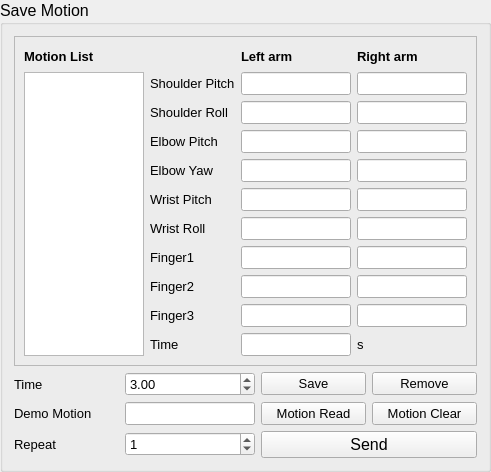
        <widget class="QGroupBox" name="motion_sace_group">
         <property name="minimumSize">
          <size>
           <width>0</width>
           <height>300</height>
          </size>
         </property>
         <property name="maximumSize">
          <size>
           <width>16777215</width>
           <height>500</height>
          </size>
         </property>
         <property name="font">
          <font>
           <pointsize>12</pointsize>
          </font>
         </property>
         <property name="title">
          <string>Save Motion</string>
         </property>
         <layout class="QGridLayout" name="gridLayout_31">
          <item row="2" column="0">
           <widget class="QLabel" name="motion_time_txt">
            <property name="font">
             <font>
              <pointsize>10</pointsize>
             </font>
            </property>
            <property name="text">
             <string>Time</string>
            </property>
           </widget>
          </item>
          <item row="2" column="1">
           <widget class="QDoubleSpinBox" name="motion_time">
            <property name="font">
             <font>
              <pointsize>10</pointsize>
             </font>
            </property>
            <property name="minimum">
             <double>1.000000000000000</double>
            </property>
            <property name="value">
             <double>3.000000000000000</double>
            </property>
           </widget>
          </item>
          <item row="0" column="0" colspan="4">
           <widget class="QFrame" name="saved_motion_frame">
            <property name="frameShape">
             <enum>QFrame::StyledPanel</enum>
            </property>
            <property name="frameShadow">
             <enum>QFrame::Raised</enum>
            </property>
            <layout class="QGridLayout" name="gridLayout_32">
             <item row="8" column="3">
              <widget class="QLineEdit" name="motion_finger2_right">
               <property name="minimumSize">
                <size>
                 <width>110</width>
                 <height>0</height>
                </size>
               </property>
               <property name="maximumSize">
                <size>
                 <width>110</width>
                 <height>16777215</height>
                </size>
               </property>
               <property name="font">
                <font>
                 <pointsize>10</pointsize>
                </font>
               </property>
               <property name="readOnly">
                <bool>true</bool>
               </property>
              </widget>
             </item>
             <item row="4" column="2">
              <widget class="QLineEdit" name="motion_elbow_yaw_left">
               <property name="minimumSize">
                <size>
                 <width>110</width>
                 <height>0</height>
                </size>
               </property>
               <property name="maximumSize">
                <size>
                 <width>110</width>
                 <height>16777215</height>
                </size>
               </property>
               <property name="font">
                <font>
                 <pointsize>10</pointsize>
                </font>
               </property>
               <property name="readOnly">
                <bool>true</bool>
               </property>
              </widget>
             </item>
             <item row="7" column="1">
              <widget class="QLabel" name="motion_finger1_txt">
               <property name="font">
                <font>
                 <pointsize>10</pointsize>
                </font>
               </property>
               <property name="text">
                <string>Finger1</string>
               </property>
              </widget>
             </item>
             <item row="3" column="1">
              <widget class="QLabel" name="motion_elbow_pitch_txt">
               <property name="font">
                <font>
                 <pointsize>10</pointsize>
                </font>
               </property>
               <property name="text">
                <string>Elbow Pitch</string>
               </property>
              </widget>
             </item>
             <item row="6" column="1">
              <widget class="QLabel" name="motion_wrist_roll_txt">
               <property name="font">
                <font>
                 <pointsize>10</pointsize>
                </font>
               </property>
               <property name="text">
                <string>Wrist Roll</string>
               </property>
              </widget>
             </item>
             <item row="8" column="1">
              <widget class="QLabel" name="motion_finger2_txt">
               <property name="font">
                <font>
                 <pointsize>10</pointsize>
                </font>
               </property>
               <property name="text">
                <string>Finger2</string>
               </property>
              </widget>
             </item>
             <item row="1" column="0" rowspan="10">
              <widget class="QListWidget" name="motion_list">
               <property name="minimumSize">
                <size>
                 <width>120</width>
                 <height>0</height>
                </size>
               </property>
               <property name="maximumSize">
                <size>
                 <width>120</width>
                 <height>16777215</height>
                </size>
               </property>
              </widget>
             </item>
             <item row="1" column="3">
              <widget class="QLineEdit" name="motion_shoulder_pitch_right">
               <property name="minimumSize">
                <size>
                 <width>110</width>
                 <height>0</height>
                </size>
               </property>
               <property name="maximumSize">
                <size>
                 <width>110</width>
                 <height>16777215</height>
                </size>
               </property>
               <property name="font">
                <font>
                 <pointsize>10</pointsize>
                </font>
               </property>
               <property name="readOnly">
                <bool>true</bool>
               </property>
              </widget>
             </item>
             <item row="4" column="3">
              <widget class="QLineEdit" name="motion_elbow_yaw_right">
               <property name="minimumSize">
                <size>
                 <width>110</width>
                 <height>0</height>
                </size>
               </property>
               <property name="maximumSize">
                <size>
                 <width>110</width>
                 <height>16777215</height>
                </size>
               </property>
               <property name="font">
                <font>
                 <pointsize>10</pointsize>
                </font>
               </property>
               <property name="readOnly">
                <bool>true</bool>
               </property>
              </widget>
             </item>
             <item row="10" column="1">
              <widget class="QLabel" name="motion_saved_time_txt">
               <property name="font">
                <font>
                 <pointsize>10</pointsize>
                </font>
               </property>
               <property name="text">
                <string>Time</string>
               </property>
              </widget>
             </item>
             <item row="9" column="1">
              <widget class="QLabel" name="motion_finger3_txt">
               <property name="font">
                <font>
                 <pointsize>10</pointsize>
                </font>
               </property>
               <property name="text">
                <string>Finger3</string>
               </property>
              </widget>
             </item>
             <item row="5" column="2">
              <widget class="QLineEdit" name="motion_wrist_pitch_left">
               <property name="minimumSize">
                <size>
                 <width>110</width>
                 <height>0</height>
                </size>
               </property>
               <property name="maximumSize">
                <size>
                 <width>110</width>
                 <height>16777215</height>
                </size>
               </property>
               <property name="font">
                <font>
                 <pointsize>10</pointsize>
                </font>
               </property>
               <property name="readOnly">
                <bool>true</bool>
               </property>
              </widget>
             </item>
             <item row="2" column="2">
              <widget class="QLineEdit" name="motion_shoulder_roll_left">
               <property name="minimumSize">
                <size>
                 <width>110</width>
                 <height>0</height>
                </size>
               </property>
               <property name="maximumSize">
                <size>
                 <width>110</width>
                 <height>16777215</height>
                </size>
               </property>
               <property name="font">
                <font>
                 <pointsize>10</pointsize>
                </font>
               </property>
               <property name="readOnly">
                <bool>true</bool>
               </property>
              </widget>
             </item>
             <item row="6" column="2">
              <widget class="QLineEdit" name="motion_wrist_roll_left">
               <property name="minimumSize">
                <size>
                 <width>110</width>
                 <height>0</height>
                </size>
               </property>
               <property name="maximumSize">
                <size>
                 <width>110</width>
                 <height>16777215</height>
                </size>
               </property>
               <property name="font">
                <font>
                 <pointsize>10</pointsize>
                </font>
               </property>
               <property name="readOnly">
                <bool>true</bool>
               </property>
              </widget>
             </item>
             <item row="5" column="3">
              <widget class="QLineEdit" name="motion_wrist_pitch_right">
               <property name="minimumSize">
                <size>
                 <width>110</width>
                 <height>0</height>
                </size>
               </property>
               <property name="maximumSize">
                <size>
                 <width>110</width>
                 <height>16777215</height>
                </size>
               </property>
               <property name="font">
                <font>
                 <pointsize>10</pointsize>
                </font>
               </property>
               <property name="readOnly">
                <bool>true</bool>
               </property>
              </widget>
             </item>
             <item row="7" column="3">
              <widget class="QLineEdit" name="motion_finger1_right">
               <property name="minimumSize">
                <size>
                 <width>110</width>
                 <height>0</height>
                </size>
               </property>
               <property name="maximumSize">
                <size>
                 <width>110</width>
                 <height>16777215</height>
                </size>
               </property>
               <property name="font">
                <font>
                 <pointsize>10</pointsize>
                </font>
               </property>
               <property name="readOnly">
                <bool>true</bool>
               </property>
              </widget>
             </item>
             <item row="6" column="3">
              <widget class="QLineEdit" name="motion_wrist_roll_right">
               <property name="minimumSize">
                <size>
                 <width>110</width>
                 <height>0</height>
                </size>
               </property>
               <property name="maximumSize">
                <size>
                 <width>110</width>
                 <height>16777215</height>
                </size>
               </property>
               <property name="font">
                <font>
                 <pointsize>10</pointsize>
                </font>
               </property>
               <property name="readOnly">
                <bool>true</bool>
               </property>
              </widget>
             </item>
             <item row="1" column="2">
              <widget class="QLineEdit" name="motion_shoulder_pitch_left">
               <property name="minimumSize">
                <size>
                 <width>110</width>
                 <height>0</height>
                </size>
               </property>
               <property name="maximumSize">
                <size>
                 <width>110</width>
                 <height>16777215</height>
                </size>
               </property>
               <property name="font">
                <font>
                 <pointsize>10</pointsize>
                </font>
               </property>
               <property name="readOnly">
                <bool>true</bool>
               </property>
              </widget>
             </item>
             <item row="10" column="3">
              <widget class="QLabel" name="s_txt">
               <property name="font">
                <font>
                 <pointsize>10</pointsize>
                </font>
               </property>
               <property name="text">
                <string>s</string>
               </property>
              </widget>
             </item>
             <item row="7" column="2">
              <widget class="QLineEdit" name="motion_finger1_left">
               <property name="minimumSize">
                <size>
                 <width>110</width>
                 <height>0</height>
                </size>
               </property>
               <property name="maximumSize">
                <size>
                 <width>110</width>
                 <height>16777215</height>
                </size>
               </property>
               <property name="font">
                <font>
                 <pointsize>10</pointsize>
                </font>
               </property>
               <property name="readOnly">
                <bool>true</bool>
               </property>
              </widget>
             </item>
             <item row="8" column="2">
              <widget class="QLineEdit" name="motion_finger2_left">
               <property name="minimumSize">
                <size>
                 <width>110</width>
                 <height>0</height>
                </size>
               </property>
               <property name="maximumSize">
                <size>
                 <width>110</width>
                 <height>16777215</height>
                </size>
               </property>
               <property name="font">
                <font>
                 <pointsize>10</pointsize>
                </font>
               </property>
               <property name="readOnly">
                <bool>true</bool>
               </property>
              </widget>
             </item>
             <item row="9" column="2">
              <widget class="QLineEdit" name="motion_finger3_left">
               <property name="minimumSize">
                <size>
                 <width>110</width>
                 <height>0</height>
                </size>
               </property>
               <property name="maximumSize">
                <size>
                 <width>110</width>
                 <height>16777215</height>
                </size>
               </property>
               <property name="font">
                <font>
                 <pointsize>10</pointsize>
                </font>
               </property>
               <property name="readOnly">
                <bool>true</bool>
               </property>
              </widget>
             </item>
             <item row="3" column="3">
              <widget class="QLineEdit" name="motion_elbow_pitch_right">
               <property name="minimumSize">
                <size>
                 <width>110</width>
                 <height>0</height>
                </size>
               </property>
               <property name="maximumSize">
                <size>
                 <width>110</width>
                 <height>16777215</height>
                </size>
               </property>
               <property name="font">
                <font>
                 <pointsize>10</pointsize>
                </font>
               </property>
               <property name="readOnly">
                <bool>true</bool>
               </property>
              </widget>
             </item>
             <item row="9" column="3">
              <widget class="QLineEdit" name="motion_finger3_right">
               <property name="minimumSize">
                <size>
                 <width>110</width>
                 <height>0</height>
                </size>
               </property>
               <property name="maximumSize">
                <size>
                 <width>110</width>
                 <height>16777215</height>
                </size>
               </property>
               <property name="font">
                <font>
                 <pointsize>10</pointsize>
                </font>
               </property>
               <property name="readOnly">
                <bool>true</bool>
               </property>
              </widget>
             </item>
             <item row="3" column="2">
              <widget class="QLineEdit" name="motion_elbow_pitch_left">
               <property name="minimumSize">
                <size>
                 <width>110</width>
                 <height>0</height>
                </size>
               </property>
               <property name="maximumSize">
                <size>
                 <width>110</width>
                 <height>16777215</height>
                </size>
               </property>
               <property name="font">
                <font>
                 <pointsize>10</pointsize>
                </font>
               </property>
               <property name="readOnly">
                <bool>true</bool>
               </property>
              </widget>
             </item>
             <item row="2" column="1">
              <widget class="QLabel" name="motion_shoulder_roll_txt">
               <property name="font">
                <font>
                 <pointsize>10</pointsize>
                </font>
               </property>
               <property name="text">
                <string>Shoulder Roll</string>
               </property>
              </widget>
             </item>
             <item row="4" column="1">
              <widget class="QLabel" name="motion_elbow_taw_txt">
               <property name="font">
                <font>
                 <pointsize>10</pointsize>
                </font>
               </property>
               <property name="text">
                <string>Elbow Yaw</string>
               </property>
              </widget>
             </item>
             <item row="5" column="1">
              <widget class="QLabel" name="motion_wrist_pitch_txt">
               <property name="font">
                <font>
                 <pointsize>10</pointsize>
                </font>
               </property>
               <property name="text">
                <string>Wrist Pitch</string>
               </property>
              </widget>
             </item>
             <item row="2" column="3">
              <widget class="QLineEdit" name="motion_shoulder_roll_right">
               <property name="minimumSize">
                <size>
                 <width>110</width>
                 <height>0</height>
                </size>
               </property>
               <property name="maximumSize">
                <size>
                 <width>110</width>
                 <height>16777215</height>
                </size>
               </property>
               <property name="font">
                <font>
                 <pointsize>10</pointsize>
                </font>
               </property>
               <property name="readOnly">
                <bool>true</bool>
               </property>
              </widget>
             </item>
             <item row="0" column="2">
              <widget class="QLabel" name="motion_left_arm_txt">
               <property name="font">
                <font>
                 <pointsize>10</pointsize>
                 <weight>75</weight>
                 <bold>true</bold>
                </font>
               </property>
               <property name="text">
                <string>Left arm</string>
               </property>
              </widget>
             </item>
             <item row="0" column="3">
              <widget class="QLabel" name="motion_right_arm_txt">
               <property name="font">
                <font>
                 <pointsize>10</pointsize>
                 <weight>75</weight>
                 <bold>true</bold>
                </font>
               </property>
               <property name="text">
                <string>Right arm</string>
               </property>
              </widget>
             </item>
             <item row="10" column="2">
              <widget class="QLineEdit" name="motion_saved_time">
               <property name="minimumSize">
                <size>
                 <width>110</width>
                 <height>0</height>
                </size>
               </property>
               <property name="maximumSize">
                <size>
                 <width>110</width>
                 <height>16777215</height>
                </size>
               </property>
               <property name="font">
                <font>
                 <pointsize>10</pointsize>
                </font>
               </property>
               <property name="readOnly">
                <bool>true</bool>
               </property>
              </widget>
             </item>
             <item row="1" column="1">
              <widget class="QLabel" name="motion_shoulder_pitch_txt">
               <property name="font">
                <font>
                 <pointsize>10</pointsize>
                </font>
               </property>
               <property name="text">
                <string>Shoulder Pitch</string>
               </property>
              </widget>
             </item>
             <item row="0" column="0">
              <widget class="QLabel" name="motion_list_txt">
               <property name="font">
                <font>
                 <pointsize>10</pointsize>
                 <weight>75</weight>
                 <bold>true</bold>
                </font>
               </property>
               <property name="text">
                <string>Motion List</string>
               </property>
              </widget>
             </item>
             <item row="0" column="1">
              <spacer name="horizontalSpacer">
               <property name="orientation">
                <enum>Qt::Horizontal</enum>
               </property>
               <property name="sizeHint" stdset="0">
                <size>
                 <width>40</width>
                 <height>20</height>
                </size>
               </property>
              </spacer>
             </item>
            </layout>
           </widget>
          </item>
          <item row="2" column="2">
           <widget class="QPushButton" name="motion_save">
            <property name="font">
             <font>
              <pointsize>10</pointsize>
             </font>
            </property>
            <property name="text">
             <string>Save</string>
            </property>
           </widget>
          </item>
          <item row="2" column="3">
           <widget class="QPushButton" name="motion_remove">
            <property name="font">
             <font>
              <pointsize>10</pointsize>
             </font>
            </property>
            <property name="text">
             <string>Remove</string>
            </property>
           </widget>
          </item>
          <item row="4" column="0">
           <widget class="QLabel" name="motion_repeat_txt">
            <property name="font">
             <font>
              <pointsize>10</pointsize>
             </font>
            </property>
            <property name="text">
             <string>Repeat</string>
            </property>
           </widget>
          </item>
          <item row="4" column="1">
           <widget class="QSpinBox" name="motion_repeat">
            <property name="font">
             <font>
              <pointsize>10</pointsize>
             </font>
            </property>
            <property name="value">
             <number>1</number>
            </property>
           </widget>
          </item>
          <item row="4" column="2" colspan="2">
           <widget class="QPushButton" name="motion_send">
            <property name="font">
             <font>
              <pointsize>12</pointsize>
             </font>
            </property>
            <property name="text">
             <string>Send</string>
            </property>
           </widget>
          </item>
          <item row="3" column="0">
           <widget class="QLabel" name="demo_motion_txt">
            <property name="font">
             <font>
              <pointsize>10</pointsize>
             </font>
            </property>
            <property name="text">
             <string>Demo Motion</string>
            </property>
           </widget>
          </item>
          <item row="3" column="1">
           <widget class="QLineEdit" name="motion_file_name">
            <property name="maximumSize">
             <size>
              <width>130</width>
              <height>24</height>
             </size>
            </property>
            <property name="font">
             <font>
              <pointsize>9</pointsize>
             </font>
            </property>
           </widget>
          </item>
          <item row="3" column="2">
           <widget class="QPushButton" name="motion_read">
            <property name="font">
             <font>
              <pointsize>10</pointsize>
             </font>
            </property>
            <property name="text">
             <string>Motion Read</string>
            </property>
           </widget>
          </item>
          <item row="3" column="3">
           <widget class="QPushButton" name="saved_motion_clear">
            <property name="font">
             <font>
              <pointsize>10</pointsize>
             </font>
            </property>
            <property name="text">
             <string>Motion Clear</string>
            </property>
           </widget>
          </item>
         </layout>
        </widget>
